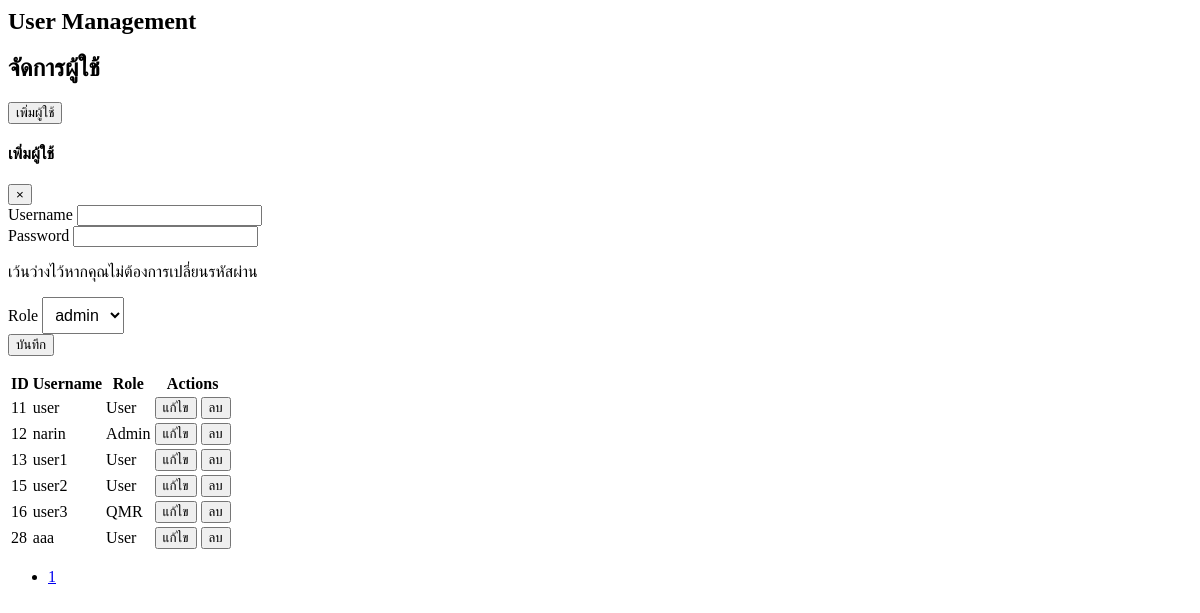
/pages/manage_users.php, run on the app's committed database.
### tables this page shows
CREATE TABLE `users` (
  `id` int(11) NOT NULL AUTO_INCREMENT,
  `username` varchar(50) NOT NULL,
  `password` varchar(255) NOT NULL,
  `role_id` int(11) NOT NULL,
  PRIMARY KEY (`id`),
  KEY `role_id` (`role_id`),
  CONSTRAINT `users_ibfk_1` FOREIGN KEY (`role_id`) REFERENCES `roles` (`id`)
);

CREATE TABLE `roles` (
  `id` int(11) NOT NULL AUTO_INCREMENT,
  `role_name` varchar(50) NOT NULL,
  PRIMARY KEY (`id`)
);

### pages/manage_users.php (the view, shortened to what this page needs)
<?php
include 'db.php';
$limit = 10;
$page = isset($_GET['pg']) ? (int)$_GET['pg'] : 1;
$start = ($page - 1) * $limit;
$total_results = $pdo->query("SELECT COUNT(*) FROM users")->fetchColumn();
$total_pages = ceil($total_results / $limit);
$users = $pdo->prepare("SELECT users.id, username, role_name, role_id FROM users JOIN roles ON users.role_id = roles.id LIMIT :start, :limit");
$users->bindParam(':start', $start, PDO::PARAM_INT);
$users->bindParam(':limit', $limit, PDO::PARAM_INT);
$users->execute();
$users = $users->fetchAll();
$roles = $pdo->query("SELECT * FROM roles")->fetchAll();
?>
<section class="content-header">
    <h1 class="text-2xl font-bold text-gray-800 mb-2">User Management</h1>
</section>
<section class="content container-fluid">
    <div class="bg-white rounded-2xl shadow-xl p-8 mb-8 border border-gray-100 max-w-5xl mx-auto">
        <div class="flex items-center justify-between mb-6">
            <h2 class="text-xl font-bold text-blue-700">จัดการผู้ใช้</h2>
            <button id="addUserBtn" class="bg-green-600 text-white rounded-lg px-5 py-2 font-semibold shadow hover:bg-green-700 transition">เพิ่มผู้ใช้</button>
        </div>
        <div id="userModal" class="fixed inset-0 z-50 flex items-center justify-center bg-black bg-opacity-50 hidden">
            <div class="bg-white rounded-2xl shadow-2xl w-full max-w-lg mx-auto border border-gray-200">
                <div class="flex justify-between items-center border-b px-8 py-6">
                    <h4 class="text-xl font-bold" id="userModalLabel">เพิ่มผู้ใช้</h4>
                    <button type="button" class="text-gray-400 hover:text-gray-600 text-2xl close" id="closeModalBtn">&times;</button>
                </div>
                <div class="px-8 py-6">
                    <form id="userForm" action="index.php?page=manage_users&pg=<?= $page ?>" method="POST" class="space-y-6">
                        <div>
                            <label for="username" class="block text-base font-medium text-gray-700 mb-2">Username</label>
                            <input type="text" class="border border-gray-300 rounded-lg px-4 py-3 w-full focus:ring-2 focus:ring-blue-500 focus:outline-none text-base" id="username" name="username" required>
                        </div>
                        <div id="passwordField">
                            <label for="password" class="block text-base font-medium text-gray-700 mb-2">Password</label>
                            <input type="password" class="border border-gray-300 rounded-lg px-4 py-3 w-full focus:ring-2 focus:ring-blue-500 focus:outline-none text-base" id="password" name="password">
                            <p class="text-xs text-gray-500 mt-1">เว้นว่างไว้หากคุณไม่ต้องการเปลี่ยนรหัสผ่าน</p>
                        </div>
                        <div>
                            <label for="role_id" class="block text-base font-medium text-gray-700 mb-2">Role</label>
                            <select class="border border-gray-300 rounded-lg px-4 py-3 w-full focus:ring-2 focus:ring-blue-500 focus:outline-none text-base" id="role_id" name="role_id">
                                <?php foreach ($roles as $role) : ?>
                                    <option value="<?= $role['id'] ?>"><?= $role['role_name'] ?></option>
                                <?php endforeach; ?>
                            </select>
                        </div>
                        <button type="submit" name="add_user" class="bg-blue-600 text-white rounded-lg px-4 py-3 font-semibold hover:bg-blue-700 w-full transition text-base" id="userFormSubmitButton">บันทึก</button>
                    </form>
                </div>
            </div>
        </div>
        <div class="overflow-x-auto">
            <table id="userTable" class="min-w-full divide-y divide-gray-200 mt-4">
                <thead class="bg-gray-50">
                    <tr>
                        <th class="px-4 py-3 text-left text-xs font-semibold text-gray-700 uppercase tracking-wider">ID</th>
                        <th class="px-4 py-3 text-left text-xs font-semibold text-gray-700 uppercase tracking-wider">Username</th>
                        <th class="px-4 py-3 text-left text-xs font-semibold text-gray-700 uppercase tracking-wider">Role</th>
                        <th class="px-4 py-3 text-left text-xs font-semibold text-gray-700 uppercase tracking-wider">Actions</th>
                    </tr>
                </thead>
                <tbody class="bg-white divide-y divide-gray-100">
                    <?php foreach ($users as $user) : ?>
                        <tr class="hover:bg-blue-50 transition">
                            <td class="px-4 py-2 text-sm text-gray-800"><?= $user['id'] ?></td>
                            <td class="px-4 py-2 text-sm text-gray-800"><?= $user['username'] ?></td>
                            <td class="px-4 py-2"><span class="inline-block px-2 py-1 rounded-lg bg-blue-600 text-white text-xs font-semibold shadow"><?= ucwords($user['role_name']) ?></span></td>
                            <td class="px-4 py-2 flex gap-2">
                                <button type="button" class="bg-blue-600 text-white rounded-lg px-3 py-1 font-semibold hover:bg-blue-700 text-sm shadow edit-btn transition" data-id="<?= $user['id'] ?>" data-username="<?= $user['username'] ?>" data-role_id="<?= $user['role_id'] ?>">
                                    แก้ไข
                                </button>
                                <form method="POST" class="delete-form" style="display:inline;">
                                    <button type="button" class="bg-red-600 text-white rounded-lg px-3 py-1 font-semibold hover:bg-red-700 text-sm shadow delete-btn transition">
                                        ลบ
                                    </button>
                                </form>
                            </td>
                        </tr>
                    <?php endforeach; ?>
                </tbody>
            </table>
        </div>
        <ul class="flex flex-wrap gap-2 justify-center mt-8 mb-2">
            <?php for ($i = 1; $i <= $total_pages; $i++) : ?>
                <li>
                    <a href="index.php?page=manage_users&pg=<?= $i ?>" class="px-5 py-2 rounded-lg border border-gray-300 font-semibold shadow-sm transition text-base <?= ($i == $page) ? 'bg-blue-600 text-white' : 'bg-white text-gray-700 hover:bg-blue-50' ?>">
                        <?= $i ?>
                    </a>
                </li>
            <?php endfor; ?>
        </ul>
    </div>
</section>

### pages/manage_users.php (style rules this page uses)
#userTable td { max-width: 180px; overflow: hidden; text-overflow: ellipsis; white-space: nowrap; word-break: break-word; }
#role_id { white-space: nowrap; word-break: break-word; max-width: 100%; min-width: 0; overflow-x: auto; font-size: 1rem; padding: 0.5rem; }
#role_id option { max-width: 95vw; overflow: hidden; text-overflow: ellipsis; white-space: nowrap; display: block; font-size: 1rem; padding: 0.25rem 0.5rem; }

### data on the page
users: id "11", username "user", role.role_name "User"
users: id "12", username "narin", role.role_name "Admin"
users: id "13", username "user1", role.role_name "User"
users: id "15", username "user2", role.role_name "User"
users: id "16", username "user3", role.role_name "QMR"
users: id "28", username "aaa", role.role_name "User"

### other printed values
form field role_id "admin"
